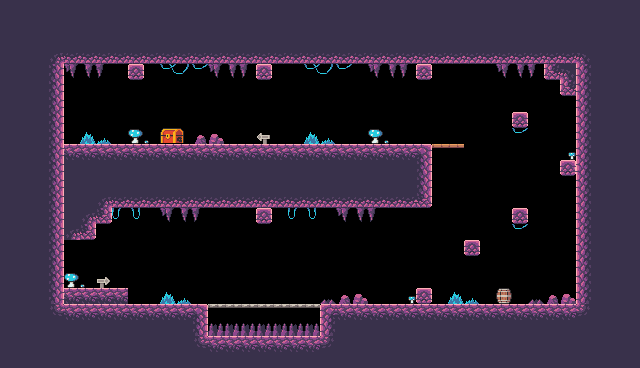

This game map was drawn from its Tiled (.tmx) file and the tilesets committed beside it. A one-line description and the full map source follow:
An orthogonal 40x23 tile map with 16x16 px tiles, 1 tile layer (Background), 3 tilesets and 38 objects (11x Fruit, 3x Saw, Platform, Checkpoint, Player, ...).

<map version="1.10" tiledversion="1.11.2" orientation="orthogonal" renderorder="right-down" width="40" height="23" tilewidth="16" tileheight="16" infinite="0" nextlayerid="5" nextobjectid="139">
 <tileset firstgid="1" source="Tileset_Cave.tsx" />
 <tileset firstgid="9" source="background.tsx" />
 <tileset firstgid="489" source="tileset-cave.tsx" />
 <layer id="2" name="Background" width="40" height="23">
  <data encoding="csv">
763,763,763,763,763,763,763,763,763,763,763,763,763,763,763,763,763,763,763,763,763,763,763,763,763,763,763,763,763,763,763,763,763,763,763,763,763,763,763,763,
763,763,763,763,763,763,763,763,763,763,763,763,763,763,763,763,763,763,763,763,763,763,763,763,763,763,763,763,763,763,763,763,763,763,763,763,763,763,763,763,
763,763,763,763,763,763,763,763,763,763,763,763,763,763,763,763,763,763,763,763,763,763,763,763,763,763,763,763,763,763,763,763,763,763,763,763,763,763,763,763,
763,763,763,744,784,784,784,784,784,784,784,784,784,784,784,784,784,784,784,784,784,784,784,784,784,784,784,784,784,784,784,784,784,784,784,784,745,763,763,763,
763,763,763,764,748,749,750,0,746,0,778,779,780,748,749,750,746,0,0,778,779,780,0,748,749,750,746,0,0,0,0,748,749,750,783,745,762,763,763,763,
763,763,763,764,0,0,0,0,0,0,0,0,0,0,0,0,0,0,0,0,0,0,0,0,0,0,0,0,0,0,0,0,0,0,0,783,762,763,763,763,
763,763,763,764,0,0,0,0,0,0,0,0,0,0,0,0,0,0,0,0,0,0,0,0,0,0,0,0,0,0,0,0,0,0,0,0,762,763,763,763,
763,763,763,764,0,0,0,0,0,0,0,0,0,0,0,0,0,0,0,0,0,0,0,0,0,0,0,0,0,0,0,0,746,0,0,0,762,763,763,763,
763,763,763,764,0,751,752,0,815,816,938,939,812,813,0,0,891,0,0,751,752,0,0,815,816,0,0,0,0,0,0,0,780,0,0,0,762,763,763,763,
763,763,763,764,742,742,742,742,742,742,742,742,742,742,742,742,742,742,742,742,742,742,742,742,742,742,743,868,868,0,0,0,0,0,0,836,762,763,763,763,
763,763,763,764,763,763,763,763,763,763,763,763,763,763,763,763,763,763,763,763,763,763,763,763,763,763,764,0,0,0,0,0,0,0,0,746,762,763,763,763,
763,763,763,764,763,763,763,763,763,763,763,763,763,763,763,763,763,763,763,763,763,763,763,763,763,763,764,0,0,0,0,0,0,0,0,0,762,763,763,763,
763,763,763,764,763,763,744,784,784,784,784,784,784,784,784,784,784,784,784,784,784,784,784,784,784,784,785,0,0,0,0,0,0,0,0,0,762,763,763,763,
763,763,763,764,763,744,785,757,758,0,748,749,750,0,0,0,746,0,757,758,0,748,749,750,0,0,0,0,0,0,0,0,746,0,0,0,762,763,763,763,
763,763,763,764,744,785,0,0,0,0,0,0,0,0,0,0,0,0,0,0,0,0,0,0,0,0,0,0,0,0,0,0,780,0,0,0,762,763,763,763,
763,763,763,764,0,0,0,0,0,0,0,0,0,0,0,0,0,0,0,0,0,0,0,0,0,0,0,0,0,746,0,0,0,0,0,0,762,763,763,763,
763,763,763,764,0,0,0,0,0,0,0,0,0,0,0,0,0,0,0,0,0,0,0,0,0,0,0,0,0,0,0,0,0,0,0,0,762,763,763,763,
763,763,763,764,815,816,890,0,0,0,0,0,0,0,0,0,0,0,0,0,0,0,0,0,0,0,0,0,0,0,0,0,0,0,0,0,762,763,763,763,
763,763,763,764,742,742,742,742,0,0,751,752,0,0,0,0,0,0,0,0,811,812,813,0,0,836,746,0,751,752,0,930,0,811,812,813,762,763,763,763,
763,763,763,765,742,742,742,742,742,742,742,742,743,867,867,867,867,867,867,867,741,742,742,742,742,742,742,742,742,742,742,742,742,742,742,742,766,763,763,763,
763,763,763,763,763,763,763,763,763,763,763,763,764,809,809,809,809,809,809,809,762,763,763,763,763,763,763,763,763,763,763,763,763,763,763,763,763,763,763,763,
763,763,763,763,763,763,763,763,763,763,763,763,765,742,742,742,742,742,742,742,766,763,763,763,763,763,763,763,763,763,763,763,763,763,763,763,763,763,763,763,
763,763,763,763,763,763,763,763,763,763,763,763,763,763,763,763,763,763,763,763,763,763,763,763,763,763,763,763,763,763,763,763,763,763,763,763,763,763,763,763
</data>
 </layer>
 <objectgroup id="3" name="Collisions">
  <object id="77" x="48" y="48" width="544" height="16" />
  <object id="78" x="576" y="48" width="16" height="272" />
  <object id="79" x="48" y="304" width="544" height="16" />
  <object id="82" x="48" y="48" width="16" height="272" />
  <object id="110" x="63.4463" y="144" width="368.554" height="64" />
  <object id="111" x="64" y="208" width="48" height="16" />
  <object id="112" x="64" y="224" width="32" height="16" />
  <object id="114" x="64" y="288" width="64" height="16" />
  <object id="115" x="256" y="208" width="16" height="16" />
  <object id="116" x="128" y="64" width="16" height="16" />
  <object id="117" x="252.632" y="62.2927" width="20.7642" height="18.4571" />
  <object id="118" x="412.978" y="61.1391" width="20.7642" height="19.6107" />
  <object id="119" x="544" y="64" width="32" height="16" />
  <object id="120" x="560" y="80" width="16" height="16" />
  <object id="121" x="512" y="112" width="16" height="16" />
  <object id="122" x="560" y="160" width="16" height="16" />
  <object id="123" x="512" y="208" width="16" height="16" />
  <object id="124" x="464" y="239.942" width="16" height="16.058" />
  <object id="125" x="416" y="288" width="16" height="16" />
  <object id="126" type="Platform" x="432" y="144" width="32" height="16" />
 </objectgroup>
 <objectgroup id="4" name="Spawnpoints">
  <object id="101" name="Checkpoint" type="Checkpoint" x="544" y="240" width="32" height="64">
   <properties>
    <property name="next_level" value="Level-05.tmx" />
    <property name="type" value="Checkpoint" />
   </properties>
  </object>
  <object id="102" name="Player" type="Player" x="112" y="256" width="32" height="32" />
  <object id="103" name="Apple" type="Fruit" x="64" y="112" width="32" height="32" />
  <object id="130" name="Apple" type="Fruit" x="96" y="112" width="32" height="32" />
  <object id="131" name="Apple" type="Fruit" x="64" y="80" width="32" height="32" />
  <object id="132" name="Apple" type="Fruit" x="96" y="80" width="32" height="32" />
  <object id="104" name="Saw" type="Saw" x="224" y="240" width="32" height="32">
   <properties>
    <property name="isVertical" type="bool" value="true" />
    <property name="offNeg" type="float" value="2" />
    <property name="offPos" type="float" value="2" />
   </properties>
  </object>
  <object id="129" name="Saw" type="Saw" x="176" y="80" width="32" height="32">
   <properties>
    <property name="isVertical" type="bool" value="true" />
    <property name="offNeg" type="float" value="1" />
    <property name="offPos" type="float" value="2" />
   </properties>
  </object>
  <object id="128" name="Saw" type="Saw" x="256" y="272" width="32" height="32">
   <properties>
    <property name="isVertical" type="bool" value="false" />
    <property name="offNeg" type="float" value="6" />
    <property name="offPos" type="float" value="5" />
   </properties>
  </object>
  <object id="105" name="Chicken" type="Chicken" x="304" y="112" width="32" height="32">
   <properties>
    <property name="offNeg" type="float" value="8" />
    <property name="offPos" type="float" value="6" />
   </properties>
  </object>
  <object id="106" name="Orange" type="Fruit" x="400" y="256" width="32" height="32" />
  <object id="133" name="Orange" type="Fruit" x="448" y="208" width="32" height="32" />
  <object id="134" name="Orange" type="Fruit" x="496" y="176" width="32" height="32" />
  <object id="107" name="Bananas" type="Fruit" x="224" y="112" width="32" height="32" />
  <object id="136" name="Bananas" type="Fruit" x="256" y="112" width="32" height="32" />
  <object id="108" name="Melon" type="Fruit" x="352" y="64" width="32" height="32" />
  <object id="138" name="Melon" type="Fruit" x="368" y="80" width="32" height="32" />
  <object id="109" name="Play" type="Button" x="576" y="48" width="16" height="16" />
 </objectgroup>
</map>
